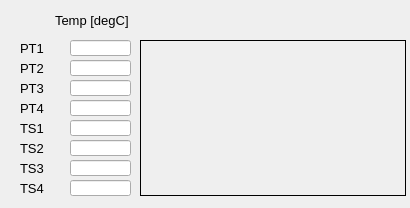
<?xml version="1.0" encoding="UTF-8"?>
<ui version="4.0">
 <class>MainWindow</class>
 <widget class="QMainWindow" name="MainWindow">
  <property name="geometry">
   <rect>
    <x>0</x>
    <y>0</y>
    <width>410</width>
    <height>208</height>
   </rect>
  </property>
  <property name="windowTitle">
   <string>HP Temperatures</string>
  </property>
  <property name="Title" stdset="0">
   <string>HP Temp &gt;&gt; $(BPM)</string>
  </property>
  <widget class="QWidget" name="centralwidget">
   <widget class="caLineEdit" name="calineedit_2">
    <property name="geometry">
     <rect>
      <x>70</x>
      <y>40</y>
      <width>61</width>
      <height>16</height>
     </rect>
    </property>
    <property name="font">
     <font>
      <family>Sans Serif</family>
      <pointsize>10</pointsize>
     </font>
    </property>
    <property name="alignment">
     <set>Qt::AlignLeading|Qt::AlignLeft|Qt::AlignVCenter</set>
    </property>
    <property name="channel" stdset="0">
     <string notr="true">$(BPM):hp_temp:pt1</string>
    </property>
    <property name="precision">
     <number>3</number>
    </property>
    <property name="precisionMode">
     <enum>caLineEdit::User</enum>
    </property>
    <property name="unitsEnabled">
     <bool>true</bool>
    </property>
   </widget>
   <widget class="QLabel" name="label_2">
    <property name="geometry">
     <rect>
      <x>55</x>
      <y>10</y>
      <width>91</width>
      <height>21</height>
     </rect>
    </property>
    <property name="font">
     <font>
      <pointsize>10</pointsize>
     </font>
    </property>
    <property name="text">
     <string>Temp [degC]</string>
    </property>
   </widget>
   <widget class="caLineEdit" name="calineedit_3">
    <property name="geometry">
     <rect>
      <x>70</x>
      <y>60</y>
      <width>61</width>
      <height>16</height>
     </rect>
    </property>
    <property name="font">
     <font>
      <family>Sans Serif</family>
      <pointsize>10</pointsize>
     </font>
    </property>
    <property name="alignment">
     <set>Qt::AlignLeading|Qt::AlignLeft|Qt::AlignVCenter</set>
    </property>
    <property name="channel" stdset="0">
     <string notr="true">$(BPM):hp_temp:pt2</string>
    </property>
    <property name="precision">
     <number>3</number>
    </property>
    <property name="precisionMode">
     <enum>caLineEdit::User</enum>
    </property>
    <property name="unitsEnabled">
     <bool>true</bool>
    </property>
   </widget>
   <widget class="caLineEdit" name="calineedit_6">
    <property name="geometry">
     <rect>
      <x>70</x>
      <y>80</y>
      <width>61</width>
      <height>16</height>
     </rect>
    </property>
    <property name="font">
     <font>
      <family>Sans Serif</family>
      <pointsize>10</pointsize>
     </font>
    </property>
    <property name="alignment">
     <set>Qt::AlignLeading|Qt::AlignLeft|Qt::AlignVCenter</set>
    </property>
    <property name="channel" stdset="0">
     <string notr="true">$(BPM):hp_temp:pt3</string>
    </property>
    <property name="precision">
     <number>3</number>
    </property>
    <property name="precisionMode">
     <enum>caLineEdit::User</enum>
    </property>
    <property name="unitsEnabled">
     <bool>true</bool>
    </property>
   </widget>
   <widget class="caLineEdit" name="calineedit_7">
    <property name="geometry">
     <rect>
      <x>70</x>
      <y>100</y>
      <width>61</width>
      <height>16</height>
     </rect>
    </property>
    <property name="font">
     <font>
      <family>Sans Serif</family>
      <pointsize>10</pointsize>
     </font>
    </property>
    <property name="alignment">
     <set>Qt::AlignLeading|Qt::AlignLeft|Qt::AlignVCenter</set>
    </property>
    <property name="channel" stdset="0">
     <string notr="true">$(BPM):hp_temp:pt4</string>
    </property>
    <property name="precision">
     <number>3</number>
    </property>
    <property name="precisionMode">
     <enum>caLineEdit::User</enum>
    </property>
    <property name="unitsEnabled">
     <bool>true</bool>
    </property>
   </widget>
   <widget class="caLineEdit" name="calineedit_10">
    <property name="geometry">
     <rect>
      <x>70</x>
      <y>140</y>
      <width>61</width>
      <height>16</height>
     </rect>
    </property>
    <property name="font">
     <font>
      <family>Sans Serif</family>
      <pointsize>10</pointsize>
     </font>
    </property>
    <property name="alignment">
     <set>Qt::AlignLeading|Qt::AlignLeft|Qt::AlignVCenter</set>
    </property>
    <property name="channel" stdset="0">
     <string notr="true">$(BPM):hp_temp:ts2</string>
    </property>
    <property name="precision">
     <number>3</number>
    </property>
    <property name="precisionMode">
     <enum>caLineEdit::User</enum>
    </property>
    <property name="unitsEnabled">
     <bool>true</bool>
    </property>
   </widget>
   <widget class="caLineEdit" name="calineedit_12">
    <property name="geometry">
     <rect>
      <x>70</x>
      <y>120</y>
      <width>61</width>
      <height>16</height>
     </rect>
    </property>
    <property name="font">
     <font>
      <family>Sans Serif</family>
      <pointsize>10</pointsize>
     </font>
    </property>
    <property name="alignment">
     <set>Qt::AlignLeading|Qt::AlignLeft|Qt::AlignVCenter</set>
    </property>
    <property name="channel" stdset="0">
     <string notr="true">$(BPM):hp_temp:ts1</string>
    </property>
    <property name="precision">
     <number>3</number>
    </property>
    <property name="precisionMode">
     <enum>caLineEdit::User</enum>
    </property>
    <property name="unitsEnabled">
     <bool>true</bool>
    </property>
   </widget>
   <widget class="caLineEdit" name="calineedit_14">
    <property name="geometry">
     <rect>
      <x>70</x>
      <y>160</y>
      <width>61</width>
      <height>16</height>
     </rect>
    </property>
    <property name="font">
     <font>
      <family>Sans Serif</family>
      <pointsize>10</pointsize>
     </font>
    </property>
    <property name="alignment">
     <set>Qt::AlignLeading|Qt::AlignLeft|Qt::AlignVCenter</set>
    </property>
    <property name="channel" stdset="0">
     <string notr="true">$(BPM):hp_temp:ts3</string>
    </property>
    <property name="precision">
     <number>3</number>
    </property>
    <property name="precisionMode">
     <enum>caLineEdit::User</enum>
    </property>
    <property name="unitsEnabled">
     <bool>true</bool>
    </property>
   </widget>
   <widget class="caLineEdit" name="calineedit_15">
    <property name="geometry">
     <rect>
      <x>70</x>
      <y>180</y>
      <width>61</width>
      <height>16</height>
     </rect>
    </property>
    <property name="font">
     <font>
      <family>Sans Serif</family>
      <pointsize>10</pointsize>
     </font>
    </property>
    <property name="alignment">
     <set>Qt::AlignLeading|Qt::AlignLeft|Qt::AlignVCenter</set>
    </property>
    <property name="channel" stdset="0">
     <string notr="true">$(BPM):hp_temp:ts4</string>
    </property>
    <property name="precision">
     <number>3</number>
    </property>
    <property name="precisionMode">
     <enum>caLineEdit::User</enum>
    </property>
    <property name="unitsEnabled">
     <bool>true</bool>
    </property>
   </widget>
   <widget class="QLabel" name="label_3">
    <property name="geometry">
     <rect>
      <x>20</x>
      <y>40</y>
      <width>41</width>
      <height>16</height>
     </rect>
    </property>
    <property name="font">
     <font>
      <pointsize>10</pointsize>
     </font>
    </property>
    <property name="text">
     <string>PT1</string>
    </property>
   </widget>
   <widget class="QLabel" name="label_4">
    <property name="geometry">
     <rect>
      <x>20</x>
      <y>60</y>
      <width>41</width>
      <height>16</height>
     </rect>
    </property>
    <property name="font">
     <font>
      <pointsize>10</pointsize>
     </font>
    </property>
    <property name="text">
     <string>PT2</string>
    </property>
   </widget>
   <widget class="QLabel" name="label_5">
    <property name="geometry">
     <rect>
      <x>20</x>
      <y>100</y>
      <width>41</width>
      <height>16</height>
     </rect>
    </property>
    <property name="font">
     <font>
      <pointsize>10</pointsize>
     </font>
    </property>
    <property name="text">
     <string>PT4</string>
    </property>
   </widget>
   <widget class="QLabel" name="label_6">
    <property name="geometry">
     <rect>
      <x>20</x>
      <y>80</y>
      <width>41</width>
      <height>16</height>
     </rect>
    </property>
    <property name="font">
     <font>
      <pointsize>10</pointsize>
     </font>
    </property>
    <property name="text">
     <string>PT3</string>
    </property>
   </widget>
   <widget class="QLabel" name="label_7">
    <property name="geometry">
     <rect>
      <x>20</x>
      <y>180</y>
      <width>41</width>
      <height>16</height>
     </rect>
    </property>
    <property name="font">
     <font>
      <pointsize>10</pointsize>
     </font>
    </property>
    <property name="text">
     <string>TS4</string>
    </property>
   </widget>
   <widget class="QLabel" name="label_8">
    <property name="geometry">
     <rect>
      <x>20</x>
      <y>160</y>
      <width>41</width>
      <height>16</height>
     </rect>
    </property>
    <property name="font">
     <font>
      <pointsize>10</pointsize>
     </font>
    </property>
    <property name="text">
     <string>TS3</string>
    </property>
   </widget>
   <widget class="QLabel" name="label_9">
    <property name="geometry">
     <rect>
      <x>20</x>
      <y>140</y>
      <width>41</width>
      <height>16</height>
     </rect>
    </property>
    <property name="font">
     <font>
      <pointsize>10</pointsize>
     </font>
    </property>
    <property name="text">
     <string>TS2</string>
    </property>
   </widget>
   <widget class="QLabel" name="label_10">
    <property name="geometry">
     <rect>
      <x>20</x>
      <y>120</y>
      <width>41</width>
      <height>16</height>
     </rect>
    </property>
    <property name="font">
     <font>
      <pointsize>10</pointsize>
     </font>
    </property>
    <property name="text">
     <string>TS1</string>
    </property>
   </widget>
   <widget class="caStripPlot" name="castripplot">
    <property name="geometry">
     <rect>
      <x>140</x>
      <y>40</y>
      <width>266</width>
      <height>156</height>
     </rect>
    </property>
    <property name="font">
     <font>
      <pointsize>6</pointsize>
     </font>
    </property>
    <property name="frameShape">
     <enum>QFrame::Box</enum>
    </property>
    <property name="Title" stdset="0">
     <string notr="true">1-hour temperature history plot</string>
    </property>
    <property name="TitleX">
     <string notr="true">Time</string>
    </property>
    <property name="TitleY">
     <string notr="true">Temperature</string>
    </property>
    <property name="channels" stdset="0">
     <string notr="true">$(BPM):hp_temp:pt1;$(BPM):hp_temp:pt2;$(BPM):hp_temp:pt3;$(BPM):hp_temp:pt4;$(BPM):hp_temp:ts1;$(BPM):hp_temp:ts2;$(BPM):hp_temp:ts3;$(BPM):hp_temp:ts4</string>
    </property>
    <property name="units">
     <enum>caStripPlot::Minute</enum>
    </property>
    <property name="refreshRate" stdset="0">
     <enum>caStripPlot::Low</enum>
    </property>
    <property name="YAxisScaling" stdset="0">
     <enum>caStripPlot::autoScale</enum>
    </property>
    <property name="foreground">
     <color>
      <red>255</red>
      <green>255</green>
      <blue>255</blue>
     </color>
    </property>
    <property name="XaxisEnabled">
     <bool>false</bool>
    </property>
    <property name="LegendEnabled">
     <bool>false</bool>
    </property>
   </widget>
  </widget>
 </widget>
 <customwidgets>
  <customwidget>
   <class>QwtPlot</class>
   <extends>QFrame</extends>
   <header>qwt_plot.h</header>
  </customwidget>
  <customwidget>
   <class>caLineEdit</class>
   <extends>QLineEdit</extends>
   <header>caLineEdit</header>
  </customwidget>
  <customwidget>
   <class>caStripPlot</class>
   <extends>QwtPlot</extends>
   <header>caStripPlot</header>
  </customwidget>
 </customwidgets>
 <resources/>
 <connections/>
 <designerdata>
  <property name="gridDeltaX">
   <number>5</number>
  </property>
  <property name="gridDeltaY">
   <number>5</number>
  </property>
  <property name="gridSnapX">
   <bool>true</bool>
  </property>
  <property name="gridSnapY">
   <bool>true</bool>
  </property>
  <property name="gridVisible">
   <bool>true</bool>
  </property>
 </designerdata>
</ui>
